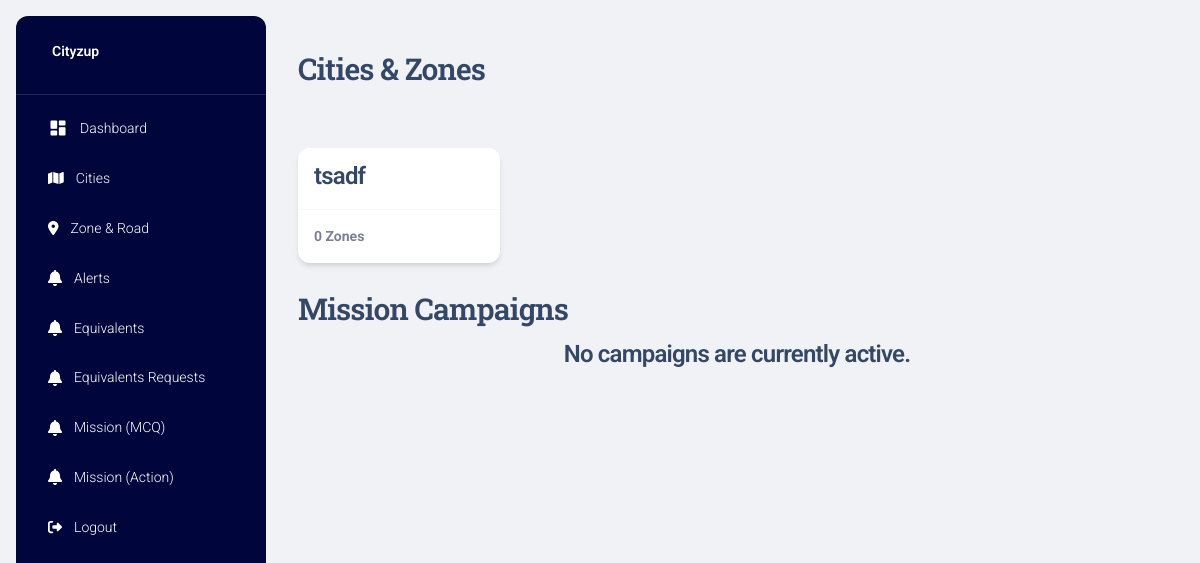
Page / (signed in) on the earlier database version.
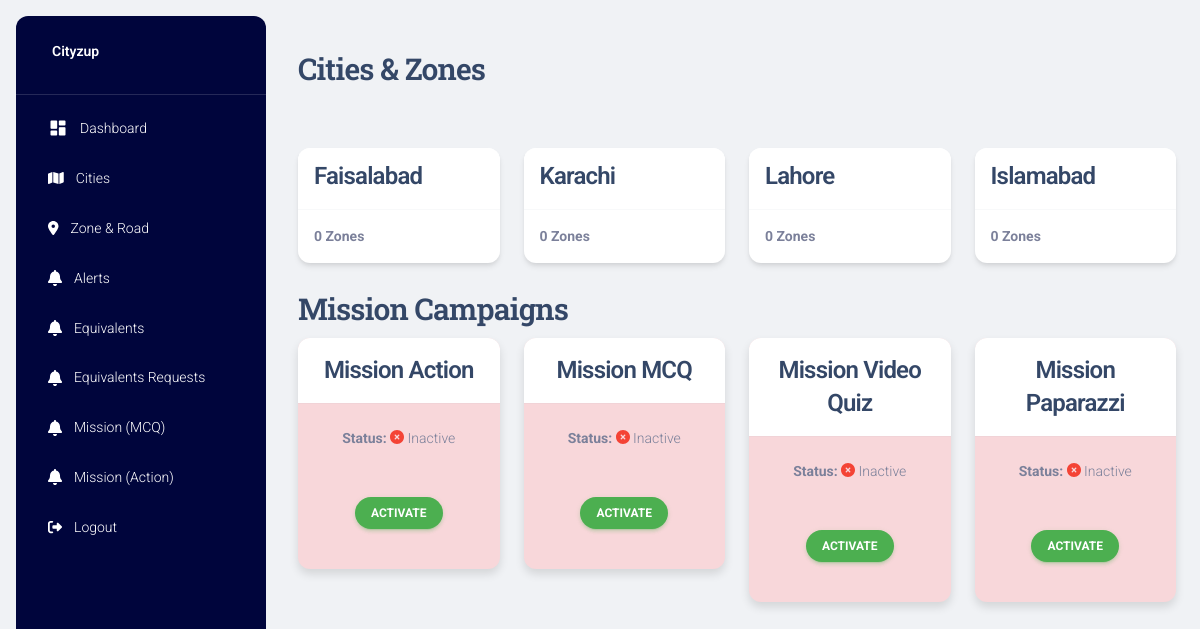
Same page on the later database version.
### project/models.py (models this page shows)
class Guide(db.Model):
    g_id = db.Column(db.Integer, primary_key=True)
    g_title = db.Column(db.String(255), nullable=False)
    g_coins_for_first_alert = db.Column(db.Integer, nullable=False)
    g_coins_for_confirm_alert = db.Column(db.Integer, nullable=False)
    g_coins_for_close_alert = db.Column(db.Integer, nullable=False)

class MissionCampaign(db.Model):
    mc_id = db.Column(db.Integer, primary_key=True)
    mc_campaign_type = db.Column(db.String, nullable=False)  # 'action', 'mcq', 'video quiz', 'paparazzi'
    mc_status = db.Column(db.Boolean, default=False)  # True if active, False if inactive

### project/main.py (the view)
@main.route("/")
@login_required
def home():
    guides = db.session.query(Guide.g_id, Guide.g_title, db.func.count(Zone.z_id).label('point_count')) \
                      .outerjoin(Zone, Zone.g_id == Guide.g_id) \
                      .group_by(Guide.g_id) \
                      .order_by(Guide.g_id.desc()) \
                      .all()
    campaigns = db.session.query(MissionCampaign).all()  # Adjust if you need specific fields
    page_title = 'Dashboard'
    return render_template('home.html', guides=guides, campaigns=campaigns, page_title=page_title)

### project/models.py (called while the page is built)
@login_manager.user_loader
def load_user(user_id):
    return User.query.get(int(user_id))

### project/templates/home.html (shortened to what this page needs)
{% extends "layout.html" %}
{% block content %}
<div class="container-fluid py-4">
    <h3>Cities & Zones</h3>
    <br>
    <div class="row">
        {% if guides|length == 0 %}
        <div class="col-sm-12">
            <h4 class="text-center">There are currently no data available.</h4>
        </div>
        {% else %}
        {% for guide in guides %}
        <div class="col-xl-3 col-sm-6 mb-xl-0 mb-4">
            <div class="card" style="margin-top: 25px">
                <div class="card-header p-3 pt-2">
                    <div class="pt-1">
                        <h4 class="mb-0">{{ guide.g_title }}</h4>
                    </div>
                </div>
                <hr class="dark horizontal my-0">
                <div class="card-footer p-3">
                    <p class="text-sm mb-0 text-capitalize"><b>{{ guide.point_count }} Zones</b></p>
                </div>
            </div>
        </div>
        {% endfor %}
        {% endif %}
    </div>
    <br>
    <h3>Mission Campaigns</h3>
    <div class="row">
        {% if campaigns|length == 0 %}
        <div class="col-sm-12">
            <h4 class="text-center">No campaigns are currently active.</h4>
        </div>
        {% else %}
        {% for campaign in campaigns %}
        <div class="col-xl-3 col-sm-6 mb-xl-0 mb-4">
            <div class="card {{ 'card-active' if campaign.mc_status == True else 'card-inactive' }} shadow-sm border-0">
                <div class="card-header text-center p-3">
                    <h4 class="mb-0">{{ campaign.mc_campaign_type }}</h4>
                </div>
                <hr class="dark horizontal my-0">
                <div class="card-body text-center">
                    <p class="text-sm mb-0 text-capitalize">
                        <b>Status:</b>
                        {% if campaign.mc_status == True %}
                        <i class="fas fa-check-circle text-success"></i> Active
                        {% else %}
                        <i class="fas fa-times-circle text-danger"></i> Inactive
                        {% endif %}
                    </p>
                </div>
                <div class="card-footer text-center">
                    <form action="{{ url_for('main.toggle_campaign_status', campaign_id=campaign.mc_id) }}"
                        method="POST">
                        <button type="submit"
                            class="btn btn-rounded btn-sm {{ 'btn-danger' if campaign.mc_status == True else 'btn-success' }}">
                            {{ 'Deactivate' if campaign.mc_status == True else 'Activate' }}
                        </button>
                    </form>
                </div>
            </div>
        </div>
        {% endfor %}
        {% endif %}
    </div>
</div>
{% endblock %}

### project/templates/layout.html (shortened to what this page needs)
<!DOCTYPE html>
<html lang="en">
<head>
  <link href="{{url_for('static',filename='css/nucleo-icons.css')}}" rel="stylesheet" />
  <link href="{{url_for('static',filename='css/nucleo-svg.css')}}" rel="stylesheet" />
  <link rel="stylesheet" href="{{url_for('static',filename='fontawesome-free-6.3.0-web/css/all.min.css')}}">
  <link id="pagestyle" href="{{url_for('static',filename='css/material-dashboard.css')}}" rel="stylesheet" />
  <link rel="stylesheet" href="{{url_for('static',filename='css/styles.css')}}">
</head>
<body class="g-sidenav-show  bg-gray-200">
  <aside
    class="sidenav navbar navbar-vertical navbar-expand-xs border-0 border-radius-xl my-3 fixed-start ms-3   bg-gradient-dark"
    id="sidenav-main">
    <div class="sidenav-header">
      <a class="navbar-brand m-0" href="">
        <span class="ms-1 font-weight-bold text-white">Cityzup</span>
      </a>
    </div>
    <hr class="horizontal light mt-0 mb-2">
    <div class="collapse navbar-collapse  w-auto  max-height-vh-100" id="sidenav-collapse-main">
      <ul class="navbar-nav">
        <li class="nav-item">
          <a class="nav-link text-white" href="{{ url_for('main.home') }}">
            <div class="text-white text-center me-2 d-flex align-items-center justify-content-center">
              <i class="material-icons opacity-10">dashboard</i>
            </div>
            <span class="nav-link-text ms-1">Dashboard</span>
          </a>
        </li>
        <li class="nav-item">
          <a class="nav-link text-white " href="{{ url_for('main.cities') }}">
            <div class="text-white text-center me-2 d-flex align-items-center justify-content-center">
            </div>
            <span class="nav-link-text ms-1">Cities</span>
          </a>
        </li>
        <li class="nav-item">
          <a class="nav-link text-white" href="{{url_for('main.zones_and_roads')}}">
            <div class="text-white text-center me-2 d-flex align-items-center justify-content-center">
            </div>
            <span class="nav-link-text ms-1">Zone & Road</span>
          </a>
        </li>
        <li class="nav-item">
          <a class="nav-link text-white" href="{{url_for('main.get_alerts_with_user_info')}}">
            <div class="text-white text-center me-2 d-flex align-items-center justify-content-center">
            </div>
            <span class="nav-link-text ms-1">Alerts</span>
          </a>
        </li>
        <li class="nav-item">
          <a class="nav-link text-white" href="{{url_for('main.equivalents')}}">
            <div class="text-white text-center me-2 d-flex align-items-center justify-content-center">
            </div>
            <span class="nav-link-text ms-1">Equivalents</span>
          </a>
        </li>
        <li class="nav-item">
          <a class="nav-link text-white" href="{{url_for('main.equivalents_requests')}}">
            <div class="text-white text-center me-2 d-flex align-items-center justify-content-center">
            </div>
            <span class="nav-link-text ms-1">Equivalents Requests</span>
          </a>
        </li>
        <li class="nav-item">
          <a class="nav-link text-white" href="{{url_for('main.mission_mcqs')}}">
            <div class="text-white text-center me-2 d-flex align-items-center justify-content-center">
            </div>
            <span class="nav-link-text ms-1">Mission (MCQ)</span>
          </a>
        </li>
        <li class="nav-item">
          <a class="nav-link text-white" href="{{url_for('main.mission_actions')}}">
            <div class="text-white text-center me-2 d-flex align-items-center justify-content-center">
            </div>
            <span class="nav-link-text ms-1">Mission (Action)</span>
          </a>
        </li>
        <li class="nav-item">
          <a class="nav-link text-white " href="{{url_for('auth.logout')}}">
            <div class="text-white text-center me-2 d-flex align-items-center justify-content-center">
            </div>
            <span class="nav-link-text ms-1">Logout</span>
          </a>
        </li>
      </ul>
    </div>
  </aside>
  <main class="main-content position-relative max-height-vh-100 h-100 border-radius-lg ">
    <nav class="navbar navbar-main navbar-expand-lg px-0 mx-4 shadow-none border-radius-xl" id="navbarBlur"
      navbar-scroll="true">
      <div class="container-fluid py-1 px-3">
      </div>
    </nav>
    <div class="">
      {% block content %}{% endblock %}
    </div>
  </main>
</body>
</html>

### project/static/css/styles.css (style rules this page uses)
.card-inactive { border: 2px solid #dc3545; background-color: #f8d7da; }
.navbar-vertical.navbar-expand-xs .navbar-collapse { height: auto; }
.bg-gradient-dark { background-image: linear-gradient(195deg, #00053c 0%, #00053c 100%); }

### project/templates/layout.html (style rules this page uses)
svg { fill: #f9fafd }
svg { fill: #ffffff }

Differences in the rows shown:
removed Guide: g_title "tsadf", point_count "0"
added Guide: g_title "Faisalabad", point_count "0"
added Guide: g_title "Karachi", point_count "0"
added Guide: g_title "Lahore", point_count "0"
added Guide: g_title "Islamabad", point_count "0"
added MissionCampaign: mc_campaign_type "Mission Action", shows "Inactive", mc_status "ACTIVATE"
added MissionCampaign: mc_campaign_type "Mission MCQ", shows "Inactive", mc_status "ACTIVATE"
added MissionCampaign: mc_campaign_type "Mission Video Quiz", shows "Inactive", mc_status "ACTIVATE"
added MissionCampaign: mc_campaign_type "Mission Paparazzi", shows "Inactive", mc_status "ACTIVATE"
Other differences:
text no longer shown: "No campaigns are currently active."
